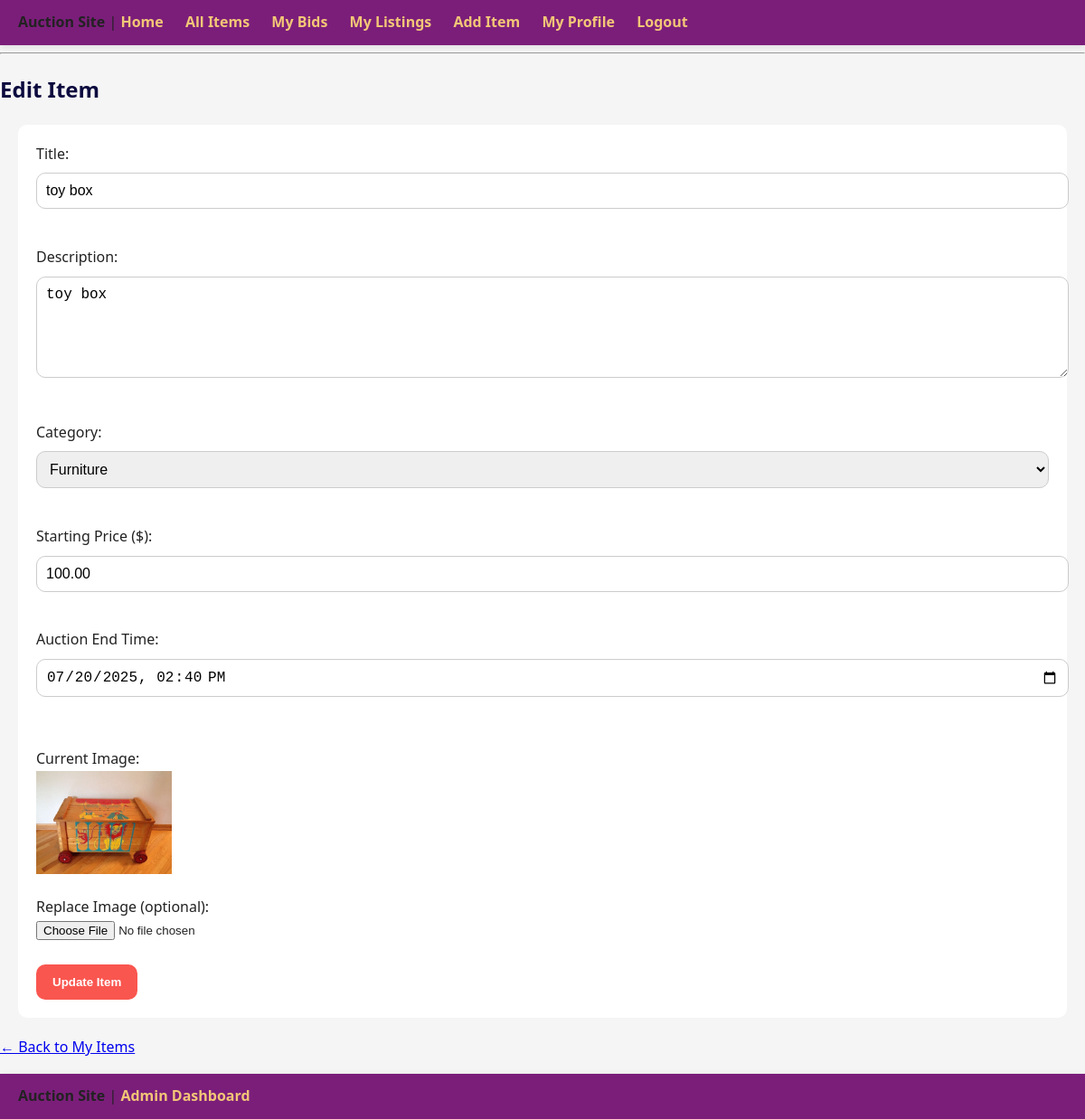
The page /edit_item.php?id=25 (signed in) on the database its author committed.
### tables this page shows
CREATE TABLE `items` (
  `id` int(11) NOT NULL,
  `title` varchar(100) NOT NULL,
  `description` text DEFAULT NULL,
  `category_id` int(11) NOT NULL,
  `price` decimal(10,2) DEFAULT NULL,
  `user_id` int(11) DEFAULT NULL,
  `created_at` timestamp NOT NULL DEFAULT current_timestamp(),
  `start_time` datetime DEFAULT current_timestamp(),
  `end_time` datetime DEFAULT NULL,
  `image_path` varchar(255) DEFAULT NULL,
  `status` enum('active','ended','sold') DEFAULT 'active',
  `winner_user_id` int(11) DEFAULT NULL,
  `minimum_increment` decimal(10,2) DEFAULT 0.01
);

CREATE TABLE `categories` (
  `id` int(11) NOT NULL,
  `name` varchar(100) NOT NULL
);

### edit_item.php (the view, shortened to what this page needs)
<?php
include 'connection.php';
include 'header.php';
$item_id = intval($_GET['id']);
$user_id = $_SESSION['user_id'];
$sql = "SELECT * FROM items WHERE id = ? AND user_id = ?";
$stmt = $conn->prepare($sql);
$stmt->bind_param("ii", $item_id, $user_id);
$stmt->execute();
$result = $stmt->get_result();
$item = $result->fetch_assoc();
$categories = $conn->query("SELECT id, name FROM categories");
?>
<h2>Edit Item</h2>
<form action="edit_item_handler.php" method="post" enctype="multipart/form-data" style="margin: 20px;">
  <label>Title:<br>
    <input type="text" name="title" value="<?= htmlspecialchars($item['title']) ?>" required>
  </label><br><br>
  <label>Description:<br>
    <textarea name="description" rows="5" cols="40" required><?= htmlspecialchars($item['description']) ?></textarea>
  </label><br><br>
  <label>Category:<br>
    <select name="category_id" required>
      <?php while ($cat = $categories->fetch_assoc()): ?>
        <option value="<?= $cat['id'] ?>" <?= $cat['id'] == $item['category_id'] ? 'selected' : '' ?>>
          <?= htmlspecialchars($cat['name']) ?>
        </option>
      <?php endwhile; ?>
    </select>
  </label><br><br>
  <label>Starting Price ($):<br>
    <input type="number" name="price" step="0.01" value="<?= $item['price'] ?>" required>
  </label><br><br>
  <label>Auction End Time:<br>
    <input type="datetime-local" name="end_time"
           value="<?= date('Y-m-d\TH:i', strtotime($item['end_time'])) ?>" required>
  </label><br><br>
  <?php if (!empty($item['image_path']) && file_exists($item['image_path'])): ?>
    <p>Current Image:<br>
      <img src="<?= $item['image_path'] ?>" alt="Current Image" style="max-width: 150px;"><br>
    </p>
  <?php endif; ?>
  <label>Replace Image (optional):<br>
    <input type="file" name="item_image" accept="image/*">
  </label><br><br>
  <button type="submit">Update Item</button>
</form>
<p><a href="my_items.php">← Back to My Items</a></p>
<?php include 'footer.php'; ?>

### style.css (style rules this page uses)
:root { --russian-violet: #0c0a3e; --purple: #7b1e7a; --raspberry-rose: #b33f62; --bittersweet: #f9564f; --sunset: #f3c677; --light-gray: #f5f5f5; --text-dark: #222; --border-radius: 10px; --box-shadow: 0 2px 8px rgba(0, 0, 0, 0.1); }
body { font-family: 'Segoe UI', Tahoma, Geneva, Verdana, sans-serif; margin: 0; padding: 0; background-color: var(--light-gray); color: var(--text-dark); line-height: 1.6; }
h1, h2, h3 { color: var(--russian-violet); }
form { background: white; padding: 20px; border-radius: var(--border-radius); margin-bottom: 20px; }
input[type="text"], input[type="password"], input[type="number"], input[type="datetime-local"], select, textarea { width: 100%; padding: 10px; border: 1px solid #ccc; border-radius: var(--border-radius); margin-top: 8px; margin-bottom: 15px; font-size: 16px; }
input[type="submit"], button { background-color: var(--bittersweet); color: white; border: none; padding: 12px 18px; font-weight: bold; border-radius: var(--border-radius); cursor: pointer; transition: background-color 0.3s ease; }

### rows shown on the page
items: title "toy box", description "toy box", category_id "Furniture", price "100.00", end_time "07/20/2025 14:40", image_path (picture)
